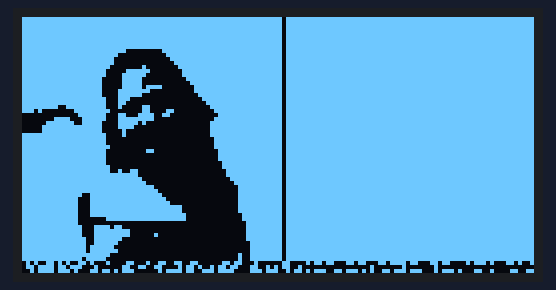
A sketch run on a simulated ESP32. Shown: 128×64 one-colour display.

Above: at 0.1 s.

The sketch:

ssd1306.ino
```cpp
#include <SPI.h>
#include <Wire.h>
#include <Adafruit_GFX.h>
#include <Adafruit_SSD1306.h>

#include "bitmap.h"

#define SCREEN_WIDTH 128 // OLED width, in pixels
#define SCREEN_HEIGHT 64 // OLED height, in pixels

#define OLED_RESET     -1
Adafruit_SSD1306 display(SCREEN_WIDTH, SCREEN_HEIGHT, &Wire, OLED_RESET);

#define I2C_SDA 8
#define I2C_SCL 9

void setup() {
  Serial.begin(115200);


  Wire.begin(I2C_SDA, I2C_SCL);

  if(!display.begin(SSD1306_SWITCHCAPVCC, 0x3C)) {
    Serial.println(F("SSD1306 allocation failed"));
    for(;;);
  }

  display.clearDisplay();

  display.drawBitmap(0, 0, my_image, 128, 64, WHITE);

  display.display();
}

void loop() {
}
```

Source omitted: bitmap.h (data table, 6030 bytes)
